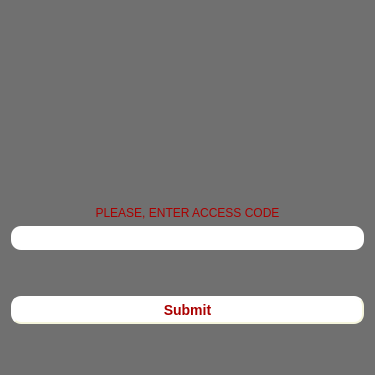
<?xml version="1.0" encoding="UTF-8"?>
<ui version="4.0">
 <class>Dialog</class>
 <widget class="QDialog" name="Dialog">
  <property name="geometry">
   <rect>
    <x>0</x>
    <y>0</y>
    <width>375</width>
    <height>375</height>
   </rect>
  </property>
  <property name="sizePolicy">
   <sizepolicy hsizetype="Maximum" vsizetype="Maximum">
    <horstretch>0</horstretch>
    <verstretch>0</verstretch>
   </sizepolicy>
  </property>
  <property name="maximumSize">
   <size>
    <width>375</width>
    <height>375</height>
   </size>
  </property>
  <property name="windowTitle">
   <string>Dialog</string>
  </property>
  <property name="windowIcon">
   <iconset resource="icons.qrc">
    <normaloff>:/icons/favicon.ico</normaloff>:/icons/favicon.ico</iconset>
  </property>
  <property name="layoutDirection">
   <enum>Qt::LeftToRight</enum>
  </property>
  <property name="autoFillBackground">
   <bool>false</bool>
  </property>
  <property name="styleSheet">
   <string notr="true">background-color: rgb(112, 112, 112);</string>
  </property>
  <layout class="QVBoxLayout" name="verticalLayout_2">
   <item>
    <spacer name="verticalSpacer_3">
     <property name="orientation">
      <enum>Qt::Vertical</enum>
     </property>
     <property name="sizeHint" stdset="0">
      <size>
       <width>20</width>
       <height>40</height>
      </size>
     </property>
    </spacer>
   </item>
   <item>
    <layout class="QVBoxLayout" name="verticalLayout">
     <item>
      <widget class="QLabel" name="label">
       <property name="sizePolicy">
        <sizepolicy hsizetype="Preferred" vsizetype="Fixed">
         <horstretch>0</horstretch>
         <verstretch>30</verstretch>
        </sizepolicy>
       </property>
       <property name="layoutDirection">
        <enum>Qt::LeftToRight</enum>
       </property>
       <property name="styleSheet">
        <string notr="true">color: rgb(170, 0, 0);
font: 75 10pt &quot;MS Shell Dlg 2&quot;;</string>
       </property>
       <property name="text">
        <string/>
       </property>
       <property name="pixmap">
        <pixmap resource="icons.qrc">:/icons/ProvLogo.png</pixmap>
       </property>
       <property name="alignment">
        <set>Qt::AlignCenter</set>
       </property>
      </widget>
     </item>
     <item>
      <spacer name="verticalSpacer_2">
       <property name="orientation">
        <enum>Qt::Vertical</enum>
       </property>
       <property name="sizeHint" stdset="0">
        <size>
         <width>20</width>
         <height>40</height>
        </size>
       </property>
      </spacer>
     </item>
     <item>
      <widget class="QLabel" name="label_info">
       <property name="styleSheet">
        <string notr="true">color: rgb(170, 0, 0);
font: 75 11pt &quot;MS Shell Dlg 2&quot;;</string>
       </property>
       <property name="text">
        <string>PLEASE, ENTER ACCESS CODE</string>
       </property>
       <property name="alignment">
        <set>Qt::AlignCenter</set>
       </property>
      </widget>
     </item>
     <item>
      <widget class="QLineEdit" name="lineEdit">
       <property name="sizePolicy">
        <sizepolicy hsizetype="Expanding" vsizetype="Fixed">
         <horstretch>0</horstretch>
         <verstretch>0</verstretch>
        </sizepolicy>
       </property>
       <property name="styleSheet">
        <string notr="true">background-color: rgb(255, 255, 255);
border-width: 2px;
border-radius: 10px;
border-color: #aa0000;
min-width: 8em;
padding: 4px;
color: rgb(170, 0, 0);
font: 75 10pt &quot;MS Shell Dlg 2&quot;;</string>
       </property>
       <property name="text">
        <string/>
       </property>
      </widget>
     </item>
     <item>
      <spacer name="verticalSpacer">
       <property name="orientation">
        <enum>Qt::Vertical</enum>
       </property>
       <property name="sizeHint" stdset="0">
        <size>
         <width>20</width>
         <height>40</height>
        </size>
       </property>
      </spacer>
     </item>
     <item>
      <widget class="QPushButton" name="pushButtonSubmit">
       <property name="sizePolicy">
        <sizepolicy hsizetype="Preferred" vsizetype="Fixed">
         <horstretch>0</horstretch>
         <verstretch>0</verstretch>
        </sizepolicy>
       </property>
       <property name="minimumSize">
        <size>
         <width>114</width>
         <height>28</height>
        </size>
       </property>
       <property name="styleSheet">
        <string notr="true">
QPushButton#pushButtonSubmit {
    background-color: rgb(255, 255, 255);
    border-style: outset;
    border-width: 2px;
    border-radius: 10px;
    border-color: beige;
	color: rgb(170, 0, 0);
    font: bold 14px;
    min-width: 6em;
    padding: 4px;
}
QPushButton#pushButtonSubmit:pressed {
   
	background-color: rgb(255, 0, 0);
	color: rgb(0, 0, 0);
    border-style: inset;
}</string>
       </property>
       <property name="text">
        <string>Submit</string>
       </property>
      </widget>
     </item>
     <item>
      <spacer name="verticalSpacer_4">
       <property name="orientation">
        <enum>Qt::Vertical</enum>
       </property>
       <property name="sizeHint" stdset="0">
        <size>
         <width>20</width>
         <height>40</height>
        </size>
       </property>
      </spacer>
     </item>
    </layout>
   </item>
  </layout>
 </widget>
 <resources>
  <include location="icons.qrc"/>
 </resources>
 <connections/>
</ui>
